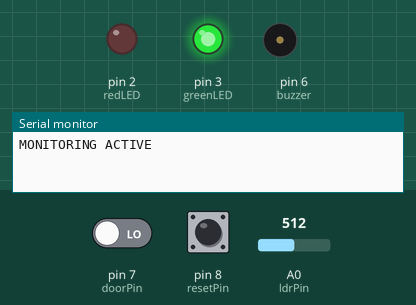
Recording of a sketch running on a simulated Arduino Uno, built with avr-gcc and run on an emulated ATmega328P. Shown: output pins drawn as LEDs (lit = HIGH), buzzer (waves = sounding, pin HIGH), the last lines printed to the serial monitor. Dashed ring = blinking. The inputs (shaded band) are chosen by the test bench; at power-on: A0 (ldrPin) = 512, pin 7 (doorPin) LOW, pin 8 (resetPin) LOW.

Above: at 1.2 s.
1.3 s: A0 (ldrPin) set to 593
3.0 s: A0 (ldrPin) set to 611
At 3.9 s:
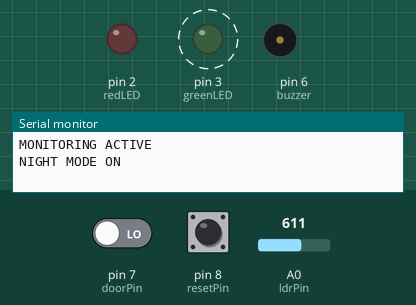
6.0 s: pin 7 (doorPin) driven HIGH
At 7.6 s:
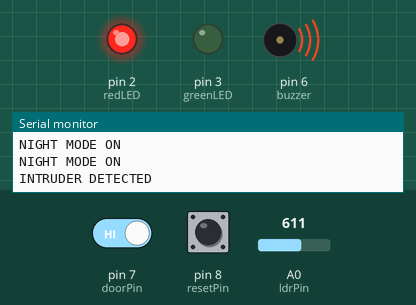
8.5 s: pin 8 (resetPin) pulled HIGH for 3.2 s
At 8.9 s:
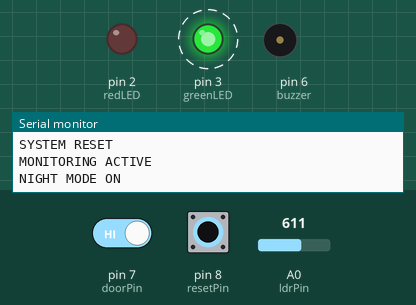
13.2 s: pin 8 (resetPin) pulled HIGH for 1 s
At 16.7 s:
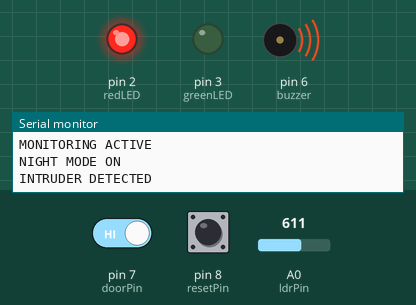
17.0 s: pin 8 (resetPin) pulled HIGH for 0.15 s
At 17.4 s:
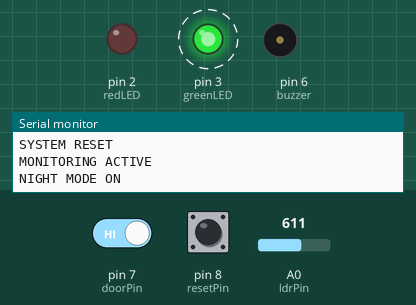
Timing chart, 0 to 20.5 s (numbered marks = the images above; inputs shaded):
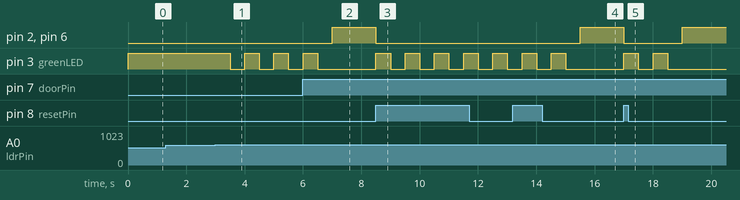

The sketch:

buzzer.ino
```cpp
int doorPin = 7;
int resetPin = 8;
int redLED = 2;
int greenLED = 3;
int buzzer = 6;
int ldrPin = A0;

bool alarmActive = false;

void setup() {
  pinMode(doorPin, INPUT);
  pinMode(resetPin, INPUT);
  pinMode(redLED, OUTPUT);
  pinMode(greenLED, OUTPUT);
  pinMode(buzzer, OUTPUT);

  Serial.begin(9600);
  Serial.println("MONITORING ACTIVE");
}

void loop() {
 int ldrValue = analogRead(ldrPin);
  int doorState = digitalRead(doorPin);
  int resetState = digitalRead(resetPin);


  if (!alarmActive) {
    if (ldrValue > 600) {
      Serial.println("NIGHT MODE ON");

      digitalWrite(greenLED, HIGH);
      delay(500);
      digitalWrite(greenLED, LOW);
      delay(500);
    } else {
      digitalWrite(greenLED, HIGH);
    }
  }


  if (doorState == HIGH && !alarmActive) {
    alarmActive = true;
    Serial.println("INTRUDER DETECTED");

    digitalWrite(greenLED, LOW);


    for (int i = 0; i < 10; i++) {
      digitalWrite(redLED, HIGH);digitalWrite(buzzer, HIGH);
  }
  }


  if (resetState == HIGH && alarmActive) {
    alarmActive = false;

    digitalWrite(redLED, LOW);
    digitalWrite(buzzer, LOW);

    Serial.println("SYSTEM RESET");
    Serial.println("MONITORING ACTIVE");}
}
 
```

Measured:
- the behaviour switches between 600 and 601 on A0 (ldrPin) (found by bisection; images 0 and 1)
- after the input at 1.3 s, every drawn part: stays the same
- after the input at 3.0 s, pin 3 (greenLED): alternates HIGH for 0.50 s and LOW for 0.50 s, starting after 0.50 s
- after the input at 6.0 s, pin 2 (redLED), pin 6 (buzzer): LOW → HIGH after 1.0 s; pin 3 (greenLED): goes on until 6.5 s, then stays LOW
- after the input at 8.5 s, pin 2 (redLED), pin 6 (buzzer): HIGH → LOW at once; pin 3 (greenLED): alternates HIGH for 0.50 s and LOW for 0.50 s, starting at once
- after the input at 13.2 s, pin 2 (redLED), pin 6 (buzzer): LOW → HIGH after 2.3 s instead of 0.31 s; pin 3 (greenLED): alternates HIGH for 0.50 s and LOW for 0.50 s, 4 changes in all, then stays LOW, starting after 0.31 s
- after the input at 17.0 s, pin 2 (redLED), pin 6 (buzzer): HIGH → LOW at once, → HIGH 2.0 s later; pin 3 (greenLED): alternates HIGH for 0.50 s and LOW for 0.50 s, 4 changes in all, then stays LOW, starting at once
